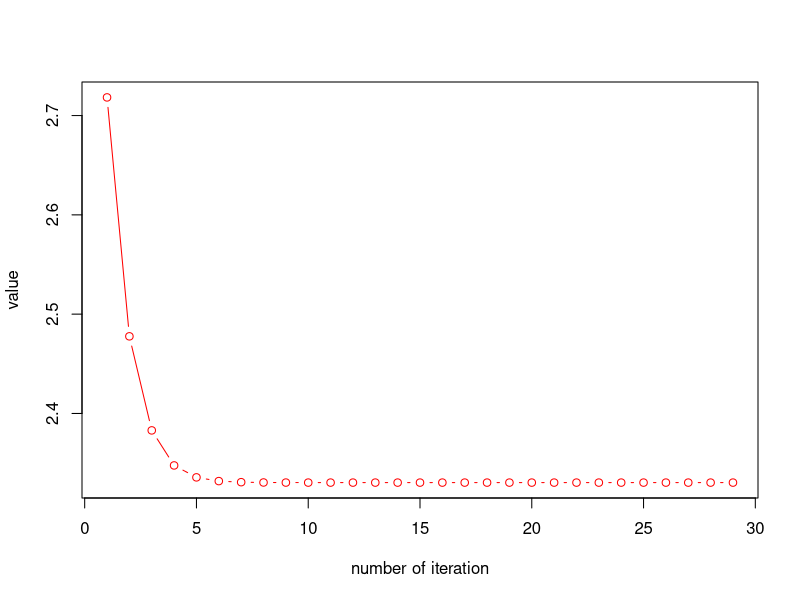
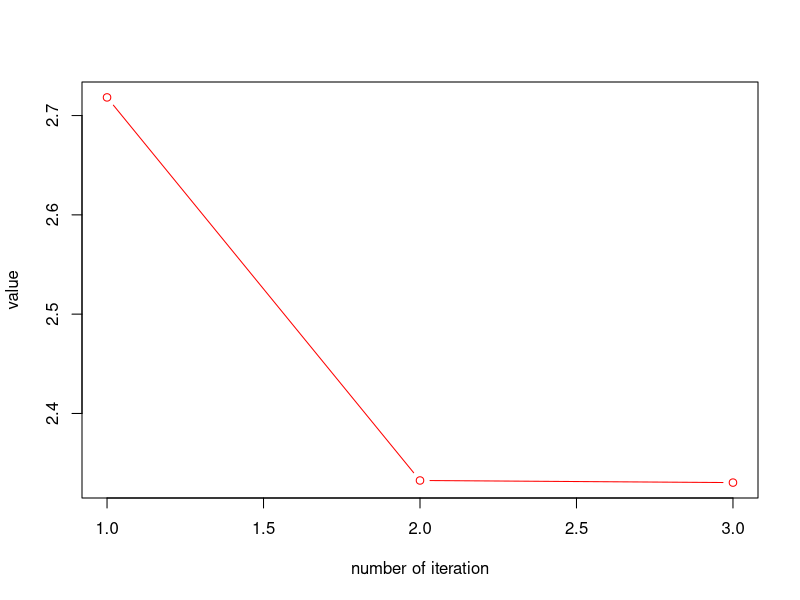

Source code (R) for these figures, in order:
## ---- chunk 1
knitr::opts_chunk$set(echo = TRUE)
## ---- chunk 2
GD = function(alpha, initial_x = 1, tol = 1e-8) {
  
  # initial condition
  x = initial_x
  path = c(x)
  dist = 1
  
  # gradient descent
  while (dist > tol) {
    dist = alpha * (exp(x) - 1/x)
    x = x - dist
    path = c(path, x)
  }
  
  # collect result
  result = list(x = x, value = exp(x) - log(x), path = path, converge = (dist <= tol))
  return(result)
}

## ---- chunk 3
gd = GD(alpha=0.1)
plot(1:length(gd$path), exp(gd$path) - log(gd$path), type = 'b', col = 'red', 
     xlab = "number of iteration", ylab = "value")
## ---- chunk 4
newton = function(initial_x = 1, tol = 1e-8) {
  
  # initial condition
  x = initial_x
  path = c(x)
  dist = 1
  
  # Newton_Raphson algorithm
  while (dist > tol) {
    dist = (exp(x) - 1/x) / (exp(x) + 1/x^2)
    x = x - dist
    path = c(path, x)
  }
  
  # collect result
  result = list(x = x, value = exp(x) - log(x), path = path, converge = (dist <= tol))
  return(result)
}
## ---- chunk 5
nr = newton()
plot(1:length(nr$path), exp(nr$path) - log(nr$path), type = "b", col = "red",
     xlab = "number of iteration", ylab = "value")
